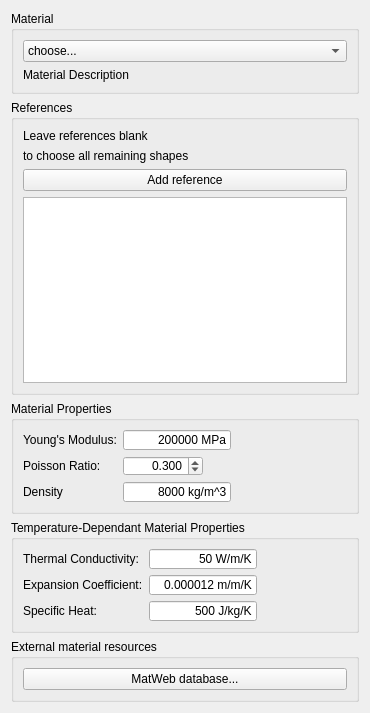
<?xml version="1.0" encoding="UTF-8"?>
<ui version="4.0">
 <class>ThermalMechanicalMaterial</class>
 <widget class="QWidget" name="ThermalMechanicalMaterial">
  <property name="geometry">
   <rect>
    <x>0</x>
    <y>0</y>
    <width>370</width>
    <height>713</height>
   </rect>
  </property>
  <property name="windowTitle">
   <string>Mechanical material</string>
  </property>
  <layout class="QVBoxLayout" name="verticalLayout">
   <item>
    <widget class="QGroupBox" name="GroupQuantities_2">
     <property name="maximumSize">
      <size>
       <width>16777215</width>
       <height>1677215</height>
      </size>
     </property>
     <property name="title">
      <string>Material</string>
     </property>
     <layout class="QVBoxLayout" name="verticalLayout_5">
      <item>
       <widget class="QComboBox" name="cb_materials">
        <item>
         <property name="text">
          <string>choose...</string>
         </property>
        </item>
       </widget>
      </item>
      <item>
       <widget class="QLabel" name="l_mat_description">
        <property name="text">
         <string>Material Description</string>
        </property>
        <property name="wordWrap">
         <bool>true</bool>
        </property>
       </widget>
      </item>
     </layout>
    </widget>
   </item>
   <item>
    <widget class="QGroupBox" name="groupBox_1">
     <property name="title">
      <string>References</string>
     </property>
     <layout class="QVBoxLayout" name="verticalLayout_2">
      <item>
       <widget class="QLabel" name="l_label_text_1">
        <property name="text">
         <string>Leave references blank </string>
        </property>
       </widget>
      </item>
      <item>
       <widget class="QLabel" name="l_label_text_2">
        <property name="text">
         <string>to choose all remaining shapes</string>
        </property>
        <property name="wordWrap">
         <bool>true</bool>
        </property>
       </widget>
      </item>
      <item>
       <widget class="QPushButton" name="pushButton_Reference">
        <property name="text">
         <string>Add reference</string>
        </property>
       </widget>
      </item>
      <item>
       <widget class="QListWidget" name="list_References"/>
      </item>
     </layout>
    </widget>
   </item>
   <item>
    <widget class="QGroupBox" name="GroupQuantities_4">
     <property name="maximumSize">
      <size>
       <width>16777215</width>
       <height>1677215</height>
      </size>
     </property>
     <property name="title">
      <string>Material Properties</string>
     </property>
     <layout class="QVBoxLayout" name="verticalLayout_7">
      <item>
       <layout class="QFormLayout" name="formLayout">
        <property name="fieldGrowthPolicy">
         <enum>QFormLayout::AllNonFixedFieldsGrow</enum>
        </property>
        <item row="0" column="0">
         <widget class="QLabel" name="label_6">
          <property name="text">
           <string>Young's Modulus:</string>
          </property>
         </widget>
        </item>
        <item row="0" column="1">
         <widget class="Gui::InputField" name="input_fd_young_modulus">
          <property name="sizePolicy">
           <sizepolicy hsizetype="Fixed" vsizetype="Fixed">
            <horstretch>0</horstretch>
            <verstretch>0</verstretch>
           </sizepolicy>
          </property>
          <property name="minimumSize">
           <size>
            <width>80</width>
            <height>20</height>
           </size>
          </property>
          <property name="text">
           <string>200000 MPa</string>
          </property>
          <property name="alignment">
           <set>Qt::AlignRight|Qt::AlignTrailing|Qt::AlignVCenter</set>
          </property>
          <property name="singleStep" stdset="0">
           <double>2.000000000000000</double>
          </property>
          <property name="maximum" stdset="0">
           <double>2000000000.000000000000000</double>
          </property>
          <property name="unit" stdset="0">
           <string notr="true">Pa</string>
          </property>
          <property name="decimals" stdset="0">
           <number>3</number>
          </property>
          <property name="value" stdset="0">
           <double>0.000000000000000</double>
          </property>
         </widget>
        </item>
        <item row="1" column="0">
         <widget class="QLabel" name="label_7">
          <property name="text">
           <string>Poisson Ratio:</string>
          </property>
         </widget>
        </item>
        <item row="1" column="1">
         <widget class="QDoubleSpinBox" name="spinBox_poisson_ratio">
          <property name="sizePolicy">
           <sizepolicy hsizetype="Fixed" vsizetype="Fixed">
            <horstretch>0</horstretch>
            <verstretch>0</verstretch>
           </sizepolicy>
          </property>
          <property name="minimumSize">
           <size>
            <width>80</width>
            <height>20</height>
           </size>
          </property>
          <property name="alignment">
           <set>Qt::AlignRight|Qt::AlignTrailing|Qt::AlignVCenter</set>
          </property>
          <property name="decimals">
           <number>3</number>
          </property>
          <property name="maximum">
           <double>1.000000000000000</double>
          </property>
          <property name="singleStep">
           <double>0.100000000000000</double>
          </property>
          <property name="value">
           <double>0.300000000000000</double>
          </property>
         </widget>
        </item>
        <item row="2" column="0">
         <widget class="QLabel" name="label_8">
          <property name="text">
           <string>Density</string>
          </property>
         </widget>
        </item>
        <item row="2" column="1">
         <widget class="Gui::InputField" name="input_fd_density">
          <property name="sizePolicy">
           <sizepolicy hsizetype="Fixed" vsizetype="Fixed">
            <horstretch>0</horstretch>
            <verstretch>0</verstretch>
           </sizepolicy>
          </property>
          <property name="minimumSize">
           <size>
            <width>80</width>
            <height>20</height>
           </size>
          </property>
          <property name="text">
           <string>8000 kg/m^3</string>
          </property>
          <property name="alignment">
           <set>Qt::AlignRight|Qt::AlignTrailing|Qt::AlignVCenter</set>
          </property>
          <property name="singleStep" stdset="0">
           <double>2.000000000000000</double>
          </property>
          <property name="maximum" stdset="0">
           <double>2000000000.000000000000000</double>
          </property>
          <property name="unit" stdset="0">
           <string notr="true">kg/m^3</string>
          </property>
          <property name="decimals" stdset="0">
           <number>3</number>
          </property>
          <property name="value" stdset="0">
           <double>0.000000000000000</double>
          </property>
         </widget>
        </item>
       </layout>
      </item>
     </layout>
    </widget>
   </item>
   <item>
    <widget class="QGroupBox" name="GroupQuantities_5">
     <property name="maximumSize">
      <size>
       <width>16777215</width>
       <height>1677215</height>
      </size>
     </property>
     <property name="title">
      <string>Temperature-Dependant Material Properties</string>
     </property>
     <layout class="QVBoxLayout" name="verticalLayout_8">
      <item>
       <layout class="QFormLayout" name="formLayout_3">
        <property name="fieldGrowthPolicy">
         <enum>QFormLayout::AllNonFixedFieldsGrow</enum>
        </property>
        <item row="0" column="0">
         <widget class="QLabel" name="label_12">
          <property name="text">
           <string>Thermal Conductivity:</string>
          </property>
         </widget>
        </item>
        <item row="1" column="0">
         <widget class="QLabel" name="label_13">
          <property name="text">
           <string>Expansion Coefficient:</string>
          </property>
         </widget>
        </item>
        <item row="1" column="1">
         <widget class="Gui::InputField" name="input_fd_expansion_coefficient">
          <property name="sizePolicy">
           <sizepolicy hsizetype="Fixed" vsizetype="Fixed">
            <horstretch>0</horstretch>
            <verstretch>0</verstretch>
           </sizepolicy>
          </property>
          <property name="minimumSize">
           <size>
            <width>80</width>
            <height>20</height>
           </size>
          </property>
          <property name="text">
           <string>0.000012 m/m/K</string>
          </property>
          <property name="alignment">
           <set>Qt::AlignRight|Qt::AlignTrailing|Qt::AlignVCenter</set>
          </property>
          <property name="singleStep" stdset="0">
           <double>2.000000000000000</double>
          </property>
          <property name="maximum" stdset="0">
           <double>2000000000.000000000000000</double>
          </property>
          <property name="unit" stdset="0">
           <string notr="true">m/m/K</string>
          </property>
          <property name="decimals" stdset="0">
           <number>3</number>
          </property>
          <property name="value" stdset="0">
           <double>0.000000000000000</double>
          </property>
         </widget>
        </item>
        <item row="2" column="0">
         <widget class="QLabel" name="label_14">
          <property name="text">
           <string>Specific Heat:</string>
          </property>
         </widget>
        </item>
        <item row="2" column="1">
         <widget class="Gui::InputField" name="input_fd_specific_heat">
          <property name="sizePolicy">
           <sizepolicy hsizetype="Fixed" vsizetype="Fixed">
            <horstretch>0</horstretch>
            <verstretch>0</verstretch>
           </sizepolicy>
          </property>
          <property name="minimumSize">
           <size>
            <width>80</width>
            <height>20</height>
           </size>
          </property>
          <property name="text">
           <string>500 J/kg/K</string>
          </property>
          <property name="alignment">
           <set>Qt::AlignRight|Qt::AlignTrailing|Qt::AlignVCenter</set>
          </property>
          <property name="singleStep" stdset="0">
           <double>2.000000000000000</double>
          </property>
          <property name="maximum" stdset="0">
           <double>2000000000.000000000000000</double>
          </property>
          <property name="unit" stdset="0">
           <string notr="true">J/kg/K</string>
          </property>
          <property name="decimals" stdset="0">
           <number>3</number>
          </property>
          <property name="value" stdset="0">
           <double>0.000000000000000</double>
          </property>
         </widget>
        </item>
        <item row="0" column="1">
         <widget class="Gui::InputField" name="input_fd_thermal_conductivity">
          <property name="sizePolicy">
           <sizepolicy hsizetype="Fixed" vsizetype="Fixed">
            <horstretch>0</horstretch>
            <verstretch>0</verstretch>
           </sizepolicy>
          </property>
          <property name="minimumSize">
           <size>
            <width>80</width>
            <height>20</height>
           </size>
          </property>
          <property name="text">
           <string>50 W/m/K</string>
          </property>
          <property name="alignment">
           <set>Qt::AlignRight|Qt::AlignTrailing|Qt::AlignVCenter</set>
          </property>
          <property name="singleStep" stdset="0">
           <double>2.000000000000000</double>
          </property>
          <property name="maximum" stdset="0">
           <double>2000000000.000000000000000</double>
          </property>
          <property name="unit" stdset="0">
           <string notr="true">W/m/K</string>
          </property>
          <property name="decimals" stdset="0">
           <number>3</number>
          </property>
          <property name="value" stdset="0">
           <double>0.000000000000000</double>
          </property>
         </widget>
        </item>
       </layout>
      </item>
     </layout>
    </widget>
   </item>
   <item>
    <widget class="QGroupBox" name="GroupQuantities_3">
     <property name="maximumSize">
      <size>
       <width>16777215</width>
       <height>1677215</height>
      </size>
     </property>
     <property name="title">
      <string>External material resources</string>
     </property>
     <layout class="QVBoxLayout" name="verticalLayout_6">
      <item>
       <widget class="QPushButton" name="pushButton_MatWeb">
        <property name="text">
         <string>MatWeb database...</string>
        </property>
       </widget>
      </item>
     </layout>
    </widget>
   </item>
  </layout>
 </widget>
 <customwidgets>
  <customwidget>
   <class>Gui::InputField</class>
   <extends>QLineEdit</extends>
   <header>Gui/InputField.h</header>
  </customwidget>
 </customwidgets>
 <resources/>
 <connections/>
</ui>
